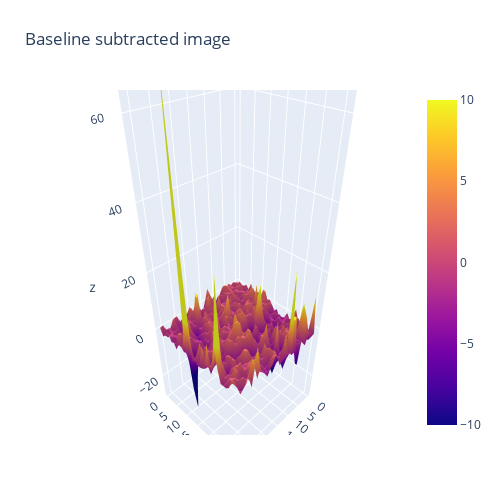

Notebook source saved alongside this figure:
### Code cell
# Read data from a csv
div = 1 / np.sqrt(abs(img))
div = np.nan_to_num(div, nan=1)
z  = img

fig = go.Figure(data=[go.Surface(z=z, cmin=-10, cmax=10)])
fig.update_layout(title='Baseline subtracted image', autosize=False,
                  width=500, height=500,
                  margin=dict(l=65, r=50, b=65, t=90))

fig.show()

### Figure 1 — Plotly figure (JSON) as saved in the notebook; plotly's stock layout.template omitted (floating-point values rounded to 4 significant figures; data arrays with more than 128 entries replaced by an {"elided": "..."} marker saying what was removed)
{"data": [{"cmax": 10, "cmin": -10, "type": "surface", "z": {"elided": "32x32 float values"}}], "layout": {"autosize": false, "height": 500, "margin": {"b": 65, "l": 65, "r": 50, "t": 90}, "scene": {"aspectmode": "auto", "aspectratio": {"x": 0.6794, "y": 0.6794, "z": 2.166}}, "title": {"text": "Baseline subtracted image"}, "width": 500}}
